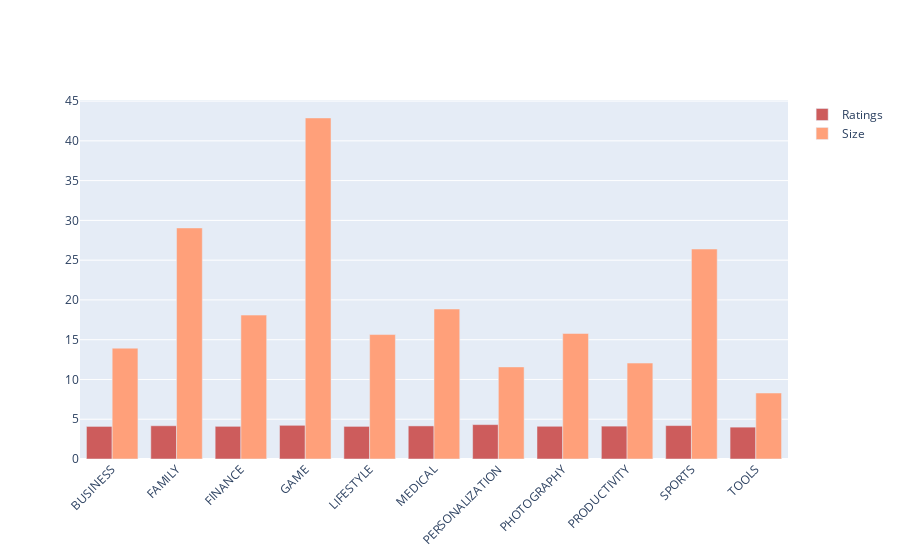

The cell this chart's notebook holds for it:
### Code cell
#Plotting Ratings and Size of the Relevant Apps!
fig = go.Figure()
fig.add_trace(go.Bar(
    
    x=apps_by_categ.Category,
    y=apps_by_categ.Rating,
    name='Ratings',
    marker_color='indianred'
    
))
fig.add_trace(go.Bar(
    
    x=apps_by_categ.Category,
    y=apps_by_categ.Size,
    name='Size',
    marker_color='lightsalmon'
))

# Here we modify the tickangle of the xaxis, resulting in rotated labels.
fig.update_layout(barmode='group', xaxis_tickangle=-45)
fig.show()

### Figure 1 — Plotly figure (JSON) as saved in the notebook; plotly's stock layout.template omitted (floating-point values rounded to 4 significant figures)
{"data": [{"marker": {"color": "indianred"}, "name": "Ratings", "type": "bar", "x": ["BUSINESS", "FAMILY", "FINANCE", "GAME", "LIFESTYLE", "MEDICAL", "PERSONALIZATION", "PHOTOGRAPHY", "PRODUCTIVITY", "SPORTS", "TOOLS"], "y": [4.096, 4.18, 4.108, 4.236, 4.1, 4.161, 4.324, 4.114, 4.133, 4.201, 4.006]}, {"marker": {"color": "lightsalmon"}, "name": "Size", "type": "bar", "x": ["BUSINESS", "FAMILY", "FINANCE", "GAME", "LIFESTYLE", "MEDICAL", "PERSONALIZATION", "PHOTOGRAPHY", "PRODUCTIVITY", "SPORTS", "TOOLS"], "y": [13.93, 29.05, 18.09, 42.88, 15.65, 18.86, 11.58, 15.78, 12.06, 26.4, 8.297]}], "layout": {"barmode": "group", "xaxis": {"tickangle": -45}}}
